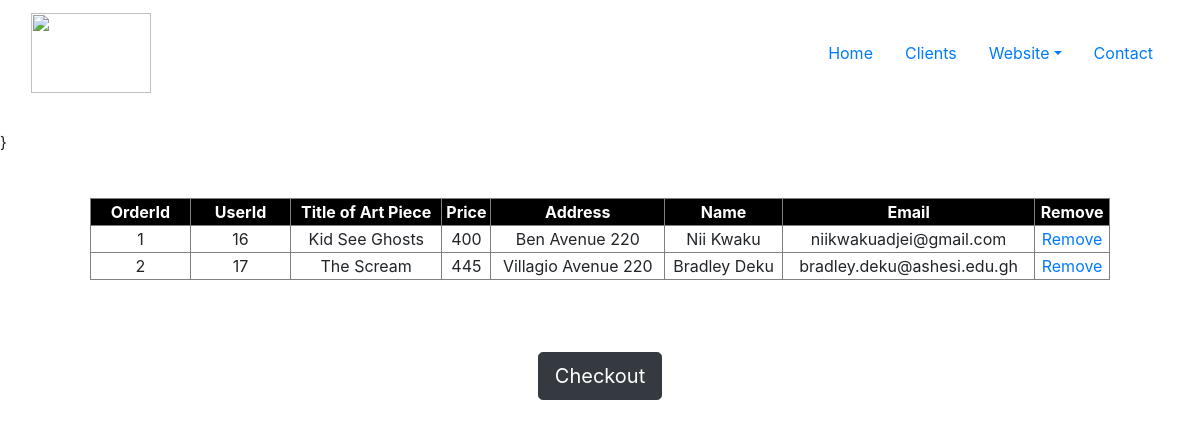
The app's page /cart.php with its own data.
### tables this page shows
create table order_to_purchase(
    Id int(10) NOT NULL,
    orderid int(10) NOT NULL,
    userid int(10) NOT NULL,
    title varchar(100) NOT NULL,
    price varchar(50) NOT NULL,
    name  varchar(200) NOT NULL,
    address varchar(200) NOT NULL,
    email varchar(200) NOT NULL
);

### cart.php (the view, shortened to what this page needs)
<!DOCTYPE html>
<html>
<head>
	<link rel="stylesheet" type="text/css" href="cart_styles.css">
	<link rel="stylesheet" type="text/css" href="bootstrap/css/bootstrap.min.css">
</head>
<body>
	<nav class = "navbar navbar-light bg-transparent">
  		<div class="container-fluid">
    		<div class="navbar-header">
    			<a class="navbar-brand" href="javascript:void(0)">
      				<img src="images/logo.jpg" alt="" width="120" height="80">
    			</a>
    		</div>
    	<ul class="nav justify-content-end">
  			<li class="nav-item">
    		<a class="nav-link active" aria-current="page" href="index.php">Home</a>
  			</li>
  			<li class="nav-item">
   			 <a class="nav-link" href="stormArtClientpage.php">Clients</a>
 			 </li>
  			<li class="nav-item dropdown">
    		<a class="nav-link dropdown-toggle" href="javascript:void(0)" data-bs-toggle="dropdown">Website</a>
  			</li>
  			<li class="nav-item">
    		<a class="nav-link" href="Contact.php">Contact</a>
  			</li>
  		</ul>
  </div>
</nav>
<br>
<table align ="center" border ="1" width="85%" style="margin-top: 20px;" >
		<tr style="background-color: black; color: white;" align ="center">
			<th width="100">OrderId</th>
			<th width="100">UserId</th>
			<th>Title of Art Piece</th>
			<th>Price</th>
			<th>Address</th>
			<th>Name</th>
			<th>Email</th>
			<th>Remove</th>
		</tr>
			  <?php
			  include('database_connection.php');
			  $query = "SELECT * FROM order_to_purchase ";
			  $run = mysqli_query($conn, $query);
			  if (mysqli_num_rows($run) < 1)
			  {
				  echo "<tr><td colspan='7' align='center'>No data found</td><tr>";
			  }
			  else
			  {
				  while ($data = mysqli_fetch_assoc($run))
				  {
					  ?>
					  <tr align="center">
						  <td> <?php echo $data['orderid']; ?> </td>
						  <td> <?php echo $data['userid']; ?> </td>
						  <td> <?php echo $data['title']; ?> </td>
						  <td> <?php echo $data['price']; ?> </td>
						  <td> <?php echo $data['address']; ?> </td>
						  <td> <?php echo $data['name']; ?> </td>
						  <td> <?php echo $data['email']; ?> </td>
						  <td><a href="deletecart.php?orderid=<?php echo $data['orderid']; ?>" onclick="return confirm('Are you sure you want to delete ?'); ">Remove</a></td>
					  </tr>
					  <?php
				  }
			  }
		  ?>
		  	<br><br>
</table>
<br><br><br>
<div class="col-md-12 text-center">
<a class="btn btn-dark btn-lg" href="checkout.php" role="button">Checkout</a>
</div>
</body>
</html>

### cart_styles.css (style rules this page uses)
body { margin: 0px; padding: 0px; box-sizing: border-box; }
img { -webkit-user-drag: none; -khtml-user-drag: none; -moz-user-drag: none; -o-user-drag: none; user-drag: none; }

### records on screen
order_to_purchase: orderid "1", userid "16", title "Kid See Ghosts", price "400", address "Ben Avenue 220", name "Nii Kwaku", email "niikwakuadjei@gmail.com"
order_to_purchase: orderid "2", userid "17", title "The Scream", price "445", address "Villagio Avenue 220", name "Bradley Deku", email "bradley.deku@ashesi.edu.gh"
